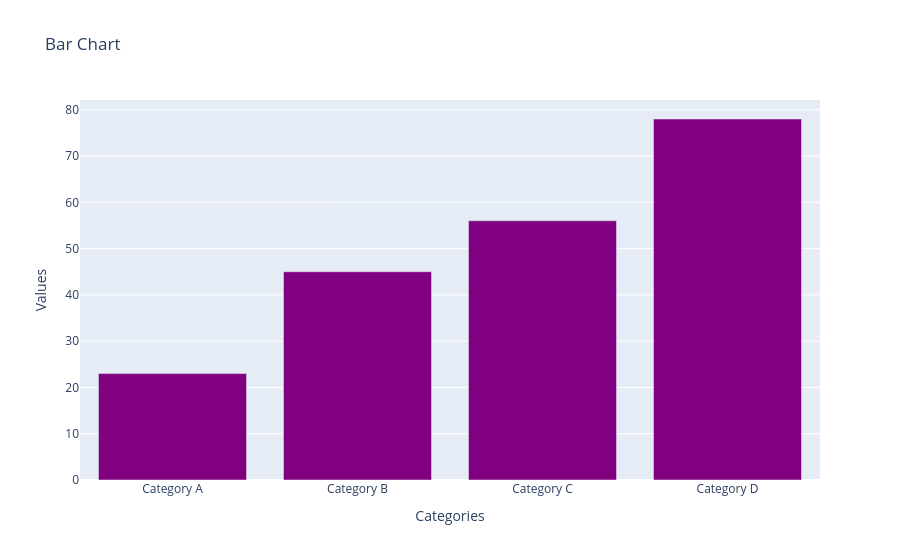

Write notebook code for a chart like this one.
### Markdown cell above
#### Bar Chart
Bar charts are useful for comparing quantities across categories.

### Code cell
import plotly.graph_objs as go

# Sample data
categories = ['Category A', 'Category B', 'Category C', 'Category D']
values = [23, 45, 56, 78]

# Create a trace
trace = go.Bar(x=categories, y=values, marker=dict(color='purple'))

# Create a layout
layout = go.Layout(title='Bar Chart', xaxis=dict(title='Categories'), yaxis=dict(title='Values'))

# Create a figure and plot it
fig = go.Figure(data=[trace], layout=layout)
fig.show()

### Figure 1 — Plotly figure (JSON) as saved in the notebook; plotly's stock layout.template omitted (floating-point values rounded to 4 significant figures)
{"data": [{"marker": {"color": "purple"}, "type": "bar", "x": ["Category A", "Category B", "Category C", "Category D"], "y": [23, 45, 56, 78]}], "layout": {"title": {"text": "Bar Chart"}, "xaxis": {"title": {"text": "Categories"}}, "yaxis": {"title": {"text": "Values"}}}}
